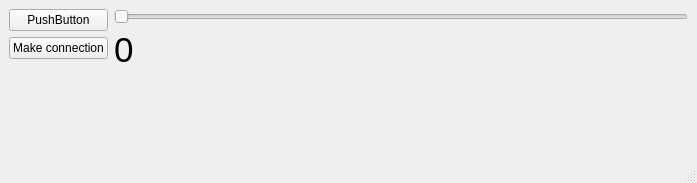
<?xml version="1.0" encoding="UTF-8"?>
<ui version="4.0">
 <class>MainWindow</class>
 <widget class="QMainWindow" name="MainWindow">
  <property name="geometry">
   <rect>
    <x>0</x>
    <y>0</y>
    <width>697</width>
    <height>183</height>
   </rect>
  </property>
  <property name="windowTitle">
   <string>MainWindow</string>
  </property>
  <widget class="QWidget" name="centralwidget">
   <layout class="QHBoxLayout" name="horizontalLayout">
    <item>
     <layout class="QVBoxLayout" name="verticalLayout">
      <item>
       <widget class="QPushButton" name="messagePushButton">
        <property name="text">
         <string>PushButton</string>
        </property>
       </widget>
      </item>
      <item>
       <widget class="QPushButton" name="makeConnectionPushButton">
        <property name="text">
         <string>Make connection</string>
        </property>
       </widget>
      </item>
      <item>
       <spacer name="verticalSpacer">
        <property name="orientation">
         <enum>Qt::Vertical</enum>
        </property>
        <property name="sizeHint" stdset="0">
         <size>
          <width>20</width>
          <height>40</height>
         </size>
        </property>
       </spacer>
      </item>
     </layout>
    </item>
    <item>
     <layout class="QVBoxLayout" name="verticalLayout_2">
      <item>
       <widget class="QSlider" name="horizontalSlider">
        <property name="maximum">
         <number>100</number>
        </property>
        <property name="orientation">
         <enum>Qt::Horizontal</enum>
        </property>
       </widget>
      </item>
      <item>
       <widget class="QLabel" name="label">
        <property name="font">
         <font>
          <pointsize>26</pointsize>
         </font>
        </property>
        <property name="text">
         <string>0</string>
        </property>
       </widget>
      </item>
      <item>
       <spacer name="verticalSpacer_2">
        <property name="orientation">
         <enum>Qt::Vertical</enum>
        </property>
        <property name="sizeHint" stdset="0">
         <size>
          <width>20</width>
          <height>40</height>
         </size>
        </property>
       </spacer>
      </item>
     </layout>
    </item>
   </layout>
  </widget>
  <widget class="QMenuBar" name="menubar">
   <property name="geometry">
    <rect>
     <x>0</x>
     <y>0</y>
     <width>697</width>
     <height>21</height>
    </rect>
   </property>
  </widget>
  <widget class="QStatusBar" name="statusbar"/>
 </widget>
 <resources/>
 <connections/>
</ui>
